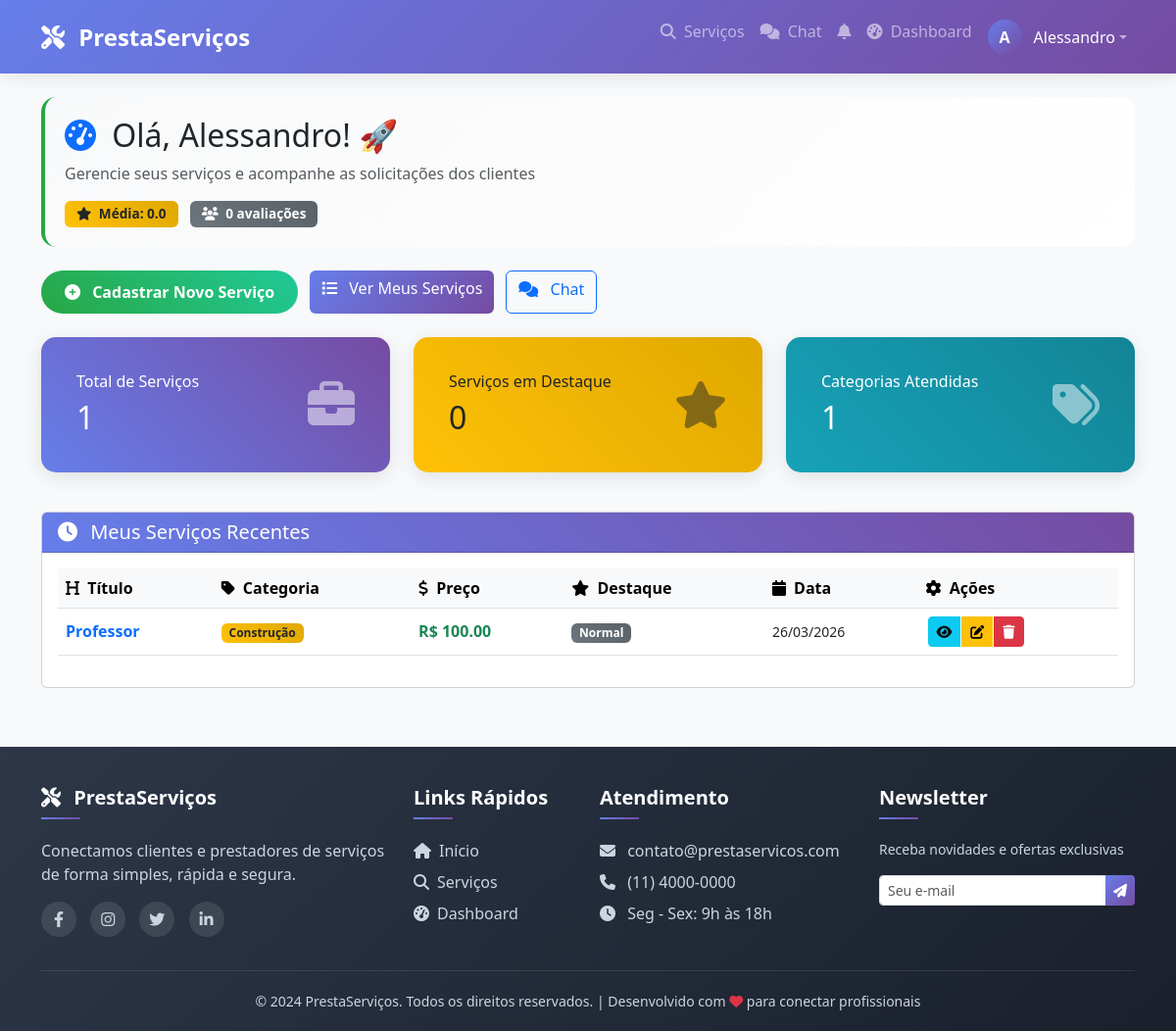
The page /dashboard/ (signed in) on the database as committed earlier.
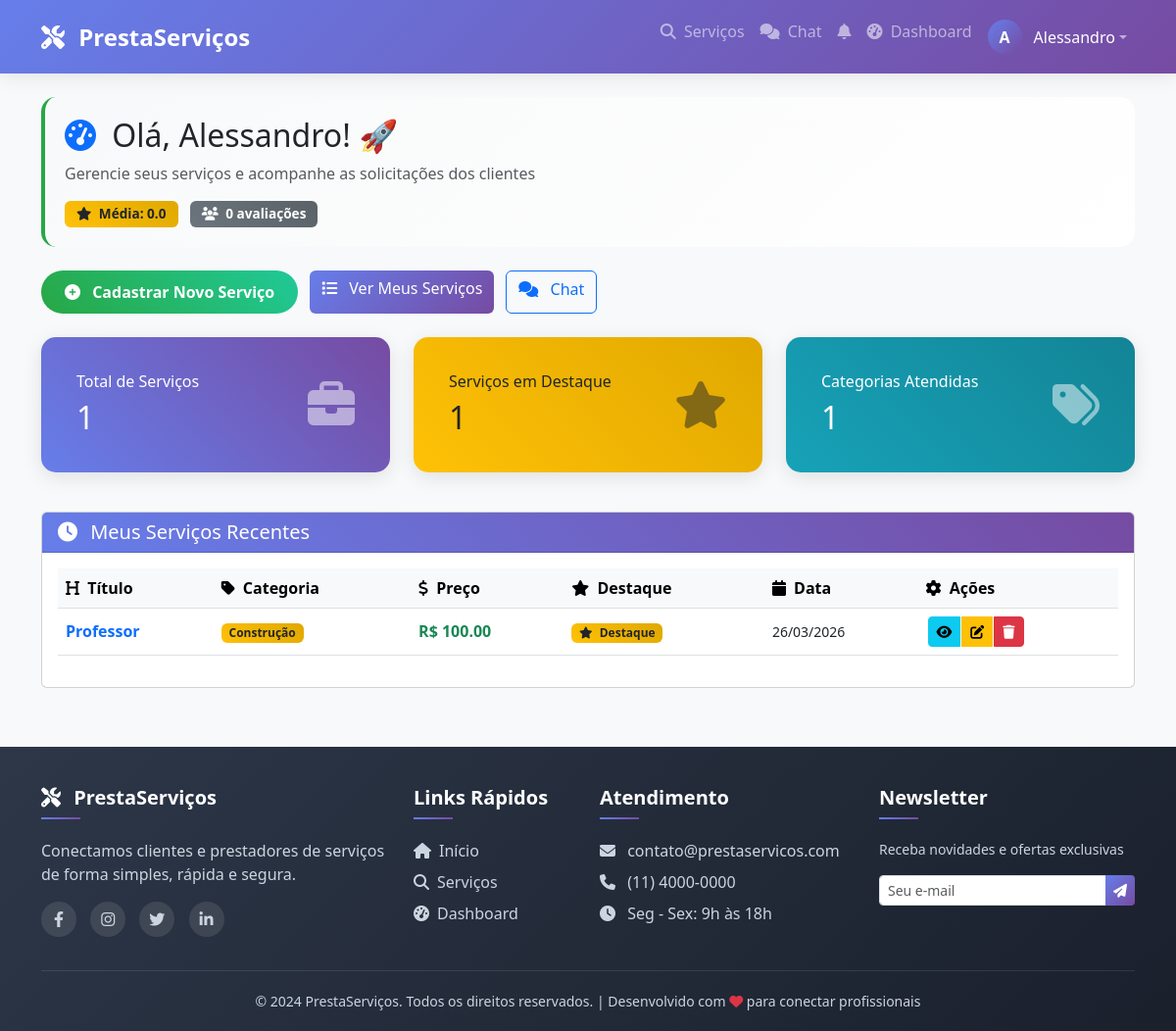
The same page on the database as committed later.
### models.py (models this page shows, shortened)
class Servico(db.Model):
    __tablename__ = 'servicos'
    id = db.Column(db.Integer, primary_key=True)
    prestador_id = db.Column(db.Integer, db.ForeignKey('usuarios.id'), nullable=False)
    titulo = db.Column(db.String(200), nullable=False)
    descricao = db.Column(db.Text, nullable=False)
    categoria = db.Column(db.String(100))
    preco = db.Column(db.Float)
    destaque = db.Column(db.Boolean, default=False)
    destaque_pago = db.Column(db.Boolean, default=False)
    destaque_data_fim = db.Column(db.DateTime, nullable=True)
    data_postagem = db.Column(db.DateTime, default=datetime.utcnow)
    imagem_base64 = db.Column(db.Text, nullable=True)
    prestador = db.relationship('Usuario', foreign_keys=[prestador_id], back_populates='servicos_oferecidos')
    solicitacoes = db.relationship('Solicitacao', backref='servico_rel', lazy=True)
    avaliacoes = db.relationship('Avaliacao', backref='servico_rel', lazy=True)

### routes/dashboard_routes.py (the view)
@dashboard_bp.route('/')
@login_required
def index():
    if current_user.tipo == 'prestador':
        servicos = Servico.query.filter_by(prestador_id=current_user.id).order_by(Servico.data_postagem.desc()).all()
        return render_template('dashboard_prestador.html', servicos=servicos)
    else:
        solicitacoes = Solicitacao.query.filter_by(cliente_id=current_user.id).all()
        return render_template('dashboard_cliente.html', solicitacoes=solicitacoes)

### app.py (called while the page is built)
@login_manager.user_loader
def load_user(user_id):
    return Usuario.query.get(int(user_id))

### models.py (called while the page is built)
    def media_avaliacoes(self):
        if hasattr(self, 'avaliacoes_recebidas') and self.avaliacoes_recebidas:
            total = sum([a.nota for a in self.avaliacoes_recebidas])
            return total / len(self.avaliacoes_recebidas)
        return 0

    def total_avaliacoes(self):
        if hasattr(self, 'avaliacoes_recebidas'):
            return len(self.avaliacoes_recebidas)
        return 0

### templates/dashboard_prestador.html (shortened to what the changed rows need)
{% extends "base.html" %}
{% block content %}
<div class="container mt-4">
    <div class="row mb-4">
        <div class="col-12">
            <div class="welcome-card">
                <h2 class="mb-2">
                    <i class="fas fa-tachometer-alt text-primary me-2"></i>
                    Olá, {{ current_user.nome.split()[0] }}! 🚀
                </h2>
            </div>
        </div>
    </div>
    <div class="row mb-4">
        <div class="col-md-4 mb-3">
            <div class="card stat-card bg-primary text-white">
                <div class="card-body">
                    <div class="d-flex justify-content-between align-items-center">
                        <div>
                            <h2 class="mt-2 mb-0">{{ servicos|length }}</h2>
                        </div>
                    </div>
                </div>
            </div>
        </div>
        <div class="col-md-4 mb-3">
            <div class="card stat-card bg-warning text-dark">
                <div class="card-body">
                    <div class="d-flex justify-content-between align-items-center">
                        <div>
                            <h6 class="mb-0">Serviços em Destaque</h6>
                            <h2 class="mt-2 mb-0">{{ servicos|selectattr('destaque', 'equalto', true)|list|length }}</h2>
                        </div>
                    </div>
                </div>
            </div>
        </div>
        <div class="col-md-4 mb-3">
            <div class="card stat-card bg-info text-white">
                <div class="card-body">
                    <div class="d-flex justify-content-between align-items-center">
                        <div>
                            <h2 class="mt-2 mb-0">{{ servicos|map(attribute='categoria')|unique|list|length }}</h2>
                        </div>
                    </div>
                </div>
            </div>
        </div>
    </div>
    <div class="row">
        <div class="col-12">
            <div class="card">
                <div class="card-body">
                    {% if servicos %}
                        <div class="table-responsive">
                            <table class="table table-hover">
                                <thead class="table-light">
                                    <tr>
                                        <th><i class="fas fa-heading me-1"></i> Título</th>
                                        <th><i class="fas fa-tag me-1"></i> Categoria</th>
                                        <th><i class="fas fa-dollar-sign me-1"></i> Preço</th>
                                        <th><i class="fas fa-star me-1"></i> Destaque</th>
                                        <th><i class="fas fa-calendar me-1"></i> Data</th>
                                        <th><i class="fas fa-cog me-1"></i> Ações</th>
                                    </tr>
                                </thead>
                                <tbody>
                                    {% for servico in servicos[:5] %}
                                    <tr>
                                        <td>
                                            <a href="{{ url_for('servico.detalhe', id=servico.id) }}" class="text-decoration-none fw-semibold">
                                                {{ servico.titulo[:40] }}{% if servico.titulo|length > 40 %}...{% endif %}
                                            </a>
                                        </td>
                                        <td>
                                            <span class="badge
                                                {% if servico.categoria == 'Tecnologia' %}bg-info
                                                {% elif servico.categoria == 'Construção' %}bg-warning text-dark
                                                {% elif servico.categoria == 'Limpeza' %}bg-success
                                                {% elif servico.categoria == 'Educação' %}bg-secondary
                                                {% elif servico.categoria == 'Saúde' %}bg-danger
                                                {% else %}bg-dark{% endif %}">
                                                {{ servico.categoria }}
                                            </span>
                                        </td>
                                        <td>
                                            {% if servico.preco %}
                                                <span class="text-success fw-semibold">R$ {{ "%.2f"|format(servico.preco) }}</span>
                                            {% else %}
                                                <span class="text-muted">A combinar</span>
                                            {% endif %}
                                        </td>
                                        <td>
                                            {% if servico.destaque_pago and servico.destaque_data_fim and servico.destaque_data_fim > now %}
                                                <span class="badge bg-warning text-dark">
                                                    <i class="fas fa-crown me-1"></i> Premium
                                                </span>
                                            {% elif servico.destaque %}
                                                <span class="badge bg-warning text-dark">
                                                    <i class="fas fa-star me-1"></i> Destaque
                                                </span>
                                            {% else %}
                                                <span class="badge bg-secondary">Normal</span>
                                            {% endif %}
                                        </td>
                                        <td>
                                            <small>{{ servico.data_postagem.strftime('%d/%m/%Y') }}</small>
                                        </td>
                                        <td>
                                            <div class="btn-group" role="group">
                                                <a href="{{ url_for('servico.detalhe', id=servico.id) }}" class="btn btn-sm btn-info" title="Ver detalhes">
                                                    <i class="fas fa-eye"></i>
                                                </a>
                                                <a href="{{ url_for('servico.editar', id=servico.id) }}" class="btn btn-sm btn-warning" title="Editar">
                                                    <i class="fas fa-edit"></i>
                                                </a>
                                                <button class="btn btn-sm btn-danger" onclick="confirmarExclusao({{ servico.id }})" title="Excluir">
                                                    <i class="fas fa-trash"></i>
                                                </button>
                                            </div>
                                        </td>
                                    </tr>
                                    {% endfor %}
                                </tbody>
                            </table>
                        </div>
                    {% endif %}
                </div>
            </div>
        </div>
    </div>
</div>
{% endblock %}

Rows that differ between the two databases and show on the page:
changed Servico "Professor": destaque "Normal" → "Destaque"
Other text that changed with them:
{{ servicos|selectattr('destaque', 'equalto', true)|list|length }}: "0" → "1"
